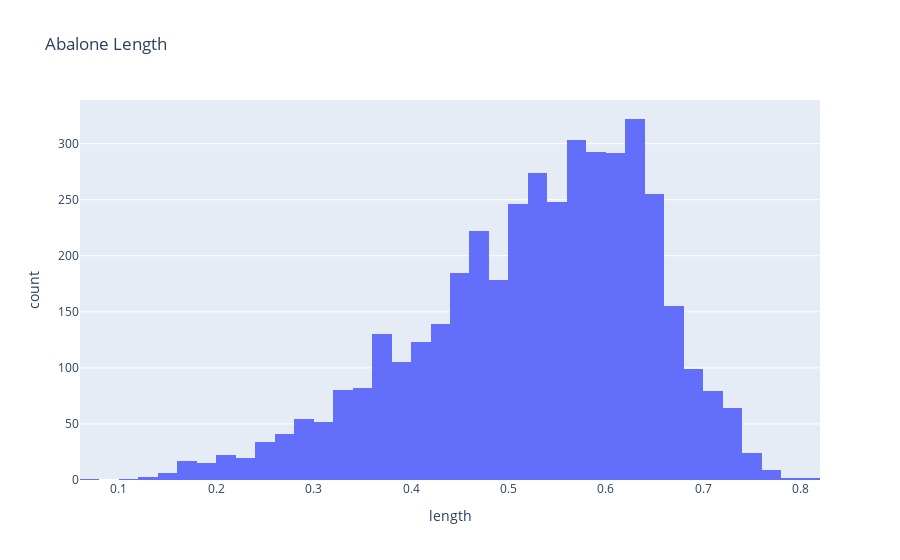

The cell this chart's notebook holds for it:
### Code cell
# import plotly.express as px
import plotly.graph_objects as go

df = pd.read_csv('https://raw.githubusercontent.com/Pierian-Data/Plotly-Dashboards-with-Dash/master/Data/abalone.csv') 

# data = go.Histogram(x=df.length, nbinsx=5)
# data = go.Histogram(x=df.length, xbins.size=0.02, xbins.start=0, xbins.end=1,)
data = go.Histogram(
            x=df.length,  
            xbins=dict(start=0, end=1, size=0.02)
        )

layout = go.Layout(
    title = "Abalone Length",
    xaxis = dict(title = 'length'), # x-axis label
    yaxis = dict(title = 'count') # y-axis label
)
fig = go.Figure(data=data, layout=layout)
# fig = go.Figure(data=go.Histogram(x=df.length, xbins=dict(start=0, end=1, size=0.02)), layout=layout)
fig.show()

### Figure 1 — Plotly figure (JSON) as saved in the notebook; plotly's stock layout.template omitted (floating-point values rounded to 4 significant figures; data arrays with more than 128 entries replaced by an {"elided": "..."} marker saying what was removed)
{"data": [{"type": "histogram", "x": {"elided": "4177 float values"}, "xbins": {"end": 1, "size": 0.02, "start": 0}}], "layout": {"autosize": true, "title": {"text": "Abalone Length"}, "xaxis": {"autorange": true, "range": [0.06, 0.82], "title": {"text": "length"}, "type": "linear"}, "yaxis": {"autorange": true, "range": [0, 338.9], "title": {"text": "count"}}}}
